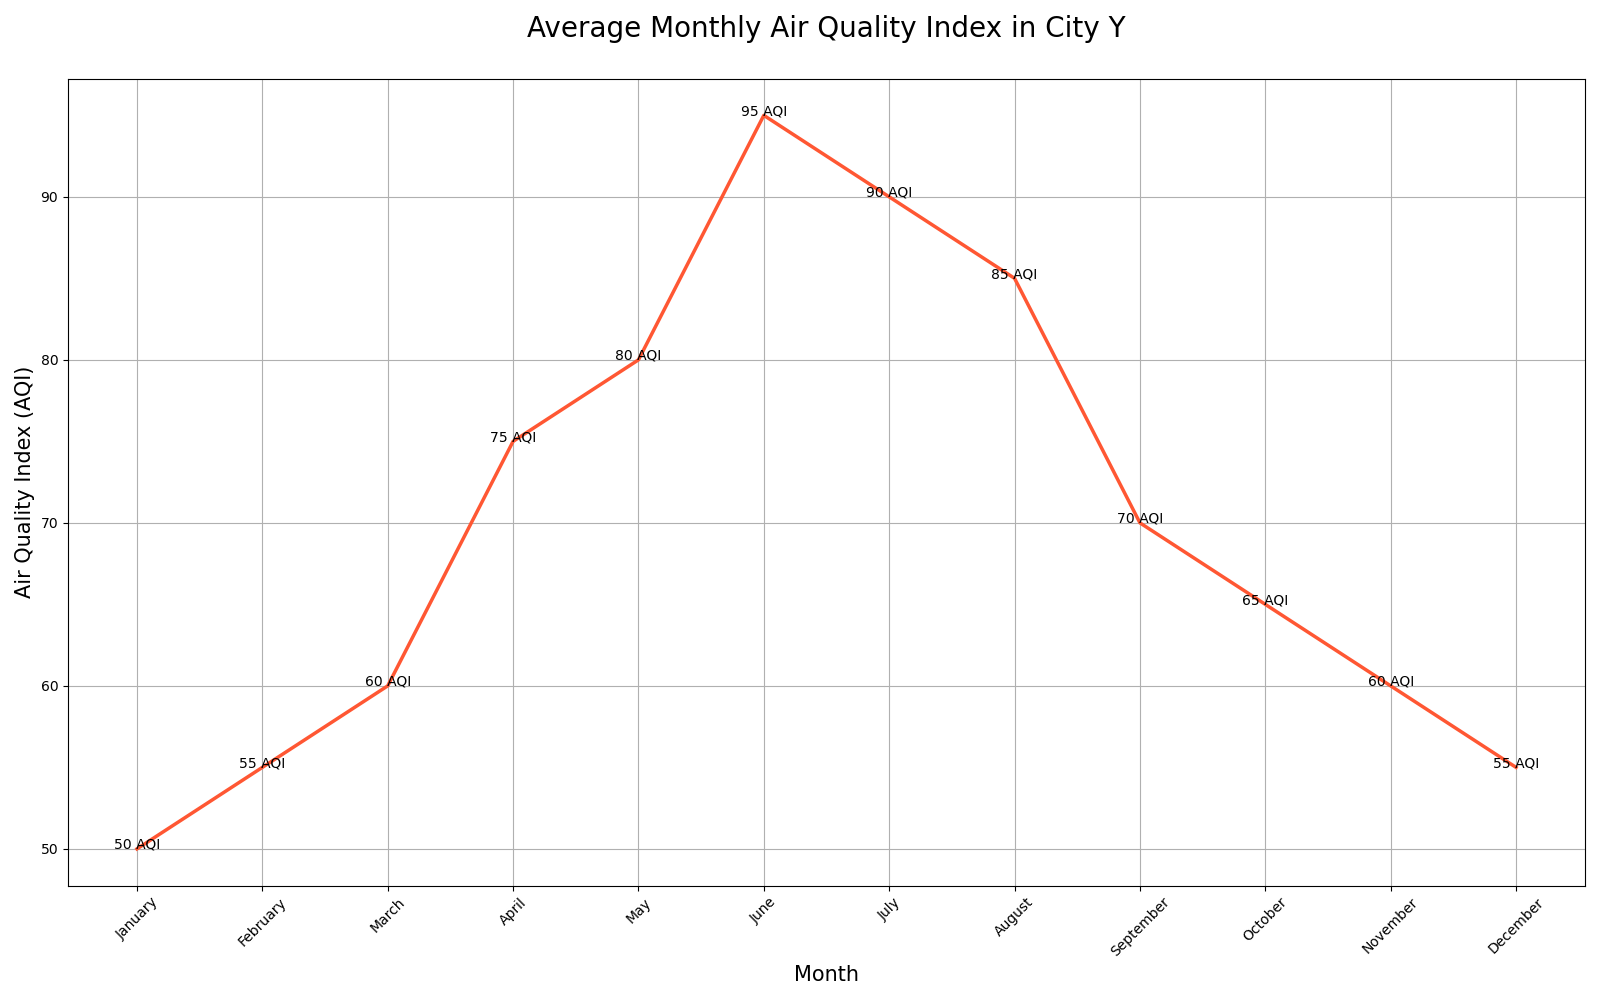

Python code for this plot:

import seaborn as sns
import pandas as pd
import matplotlib.pyplot as plt

data = {
    'Month': ['January', 'February', 'March', 'April', 'May', 'June', 
              'July', 'August', 'September', 'October', 'November', 'December'],
    'AirQualityIndex': [50, 55, 60, 75, 80, 95, 90, 85, 70, 65, 60, 55]
}

df = pd.DataFrame(data)

plt.figure(figsize=(16, 10))
sns.lineplot(x='Month', y='AirQualityIndex', data=df, 
             color='#FF5733', linewidth=2.5)

for x, y in zip(df['Month'], df['AirQualityIndex']):
    plt.text(x, y, f"{y} AQI", color='black', fontsize=10, ha='center')

plt.title('Average Monthly Air Quality Index in City Y', fontsize=20, pad=30)
plt.xlabel('Month', fontsize=15)
plt.ylabel('Air Quality Index (AQI)', fontsize=15)
plt.xticks(rotation=45)
plt.grid(True)

plt.tight_layout()
plt.show()
